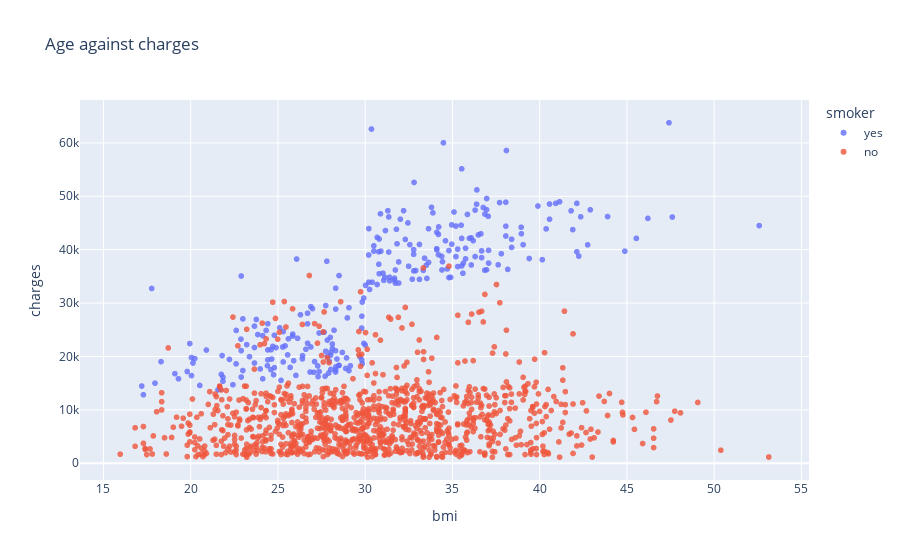

The code cell stored with this chart in its notebook:
### Code cell
fig = px.scatter(medical_charges,
                 x = 'bmi',
                 y = 'charges',
                 hover_data = 'sex',
                 opacity=0.8,
                 color = 'smoker',
                 title= 'Age against charges')
fig.show()

### Figure 1 — Plotly figure (JSON) as saved in the notebook; plotly's stock layout.template omitted (floating-point values rounded to 4 significant figures; data arrays with more than 128 entries replaced by an {"elided": "..."} marker saying what was removed)
{"data": [{"customdata": {"elided": "274x1 str values"}, "hovertemplate": "smoker=yes<br>bmi=%{x}<br>charges=%{y}<br>sex=%{customdata[0]}<extra></extra>", "legendgroup": "yes", "marker": {"color": "#636efa", "opacity": 0.8, "symbol": "circle"}, "mode": "markers", "name": "yes", "showlegend": true, "type": "scattergl", "x": {"elided": "274 float values"}, "xaxis": "x", "y": {"elided": "274 float values"}, "yaxis": "y"}, {"customdata": {"elided": "1064x1 str values"}, "hovertemplate": "smoker=no<br>bmi=%{x}<br>charges=%{y}<br>sex=%{customdata[0]}<extra></extra>", "legendgroup": "no", "marker": {"color": "#EF553B", "opacity": 0.8, "symbol": "circle"}, "mode": "markers", "name": "no", "showlegend": true, "type": "scattergl", "x": {"elided": "1064 float values"}, "xaxis": "x", "y": {"elided": "1064 float values"}, "yaxis": "y"}], "layout": {"legend": {"title": {"text": "smoker"}, "tracegroupgap": 0}, "title": {"text": "Age against charges"}, "xaxis": {"anchor": "y", "domain": [0, 1], "title": {"text": "bmi"}}, "yaxis": {"anchor": "x", "domain": [0, 1], "title": {"text": "charges"}}}}
